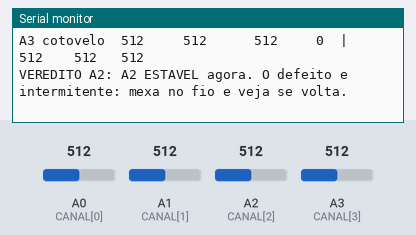
Bench run of a sketch on a simulated Arduino Uno, built with avr-gcc and run on an emulated ATmega328P. On the bench: the last lines printed to the serial monitor. The inputs (shaded band) are chosen by the test bench; at power-on: A2 (CANAL[2]) = 512, A0 (CANAL[0]) = 512, A1 (CANAL[1]) = 512, A3 (CANAL[3]) = 512.

Above: at 1.6 s.
1.7 s: A2 (CANAL[2]) set to 960
At 3.9 s:
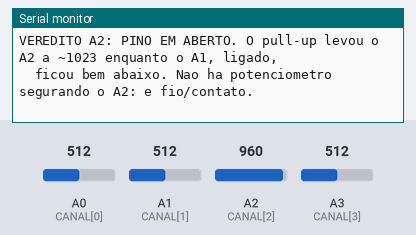
4.2 s: A0 (CANAL[0]) set to 716
5.7 s: A1 (CANAL[1]) set to 716
7.2 s: A3 (CANAL[3]) set to 716
8.7 s: A2 (CANAL[2]) set to 941
At 9.7 s:
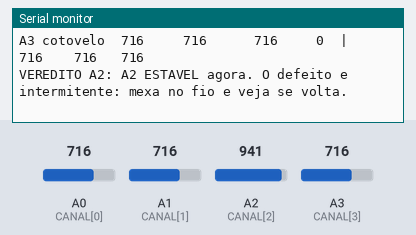
10.2 s: A0 (CANAL[0]) set to 960
Timing chart, 0 to 12.7 s (numbered marks = the images above; inputs shaded):
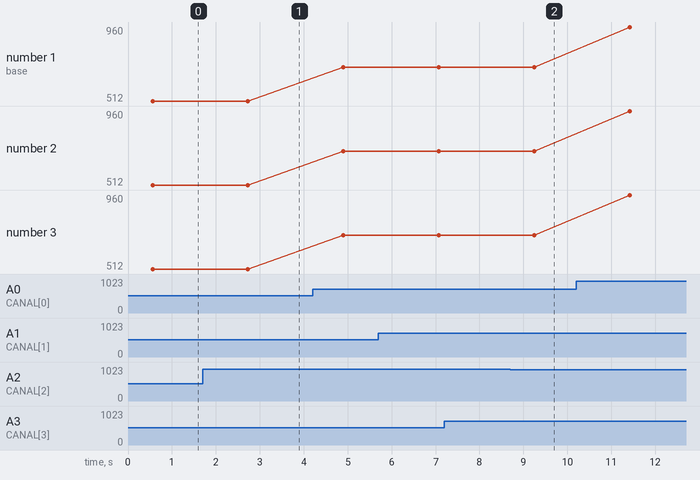

Measured:
- the behaviour switches between 951 and 950 on A2 (CANAL[2]) (found by bisection; images 1 and 2)
- after the input at 1.7 s, the serial monitor: prints a new line after 1.0 s (image 1)
- after the input at 8.7 s, the serial monitor: prints a new line after 0.56 s (image 2)
- plotted number 1: 512 → 716 after the input at 4.2 s, 716 → 960 after the input at 10.2 s
- plotted number 2: 512 → 716 after the input at 4.2 s, 716 → 960 after the input at 10.2 s
- plotted number 3: 512 → 716 after the input at 4.2 s, 716 → 960 after the input at 10.2 s

The sketch:

teste_a2.ino
```cpp
/*
 * ============================================================================
 *  TESTE DO CANAL A2 — Braço Robótico 4 GDL   (diagnóstico, 20/11/2026)
 *
 *  PERGUNTA QUE ELE RESPONDE
 *  O eixo da garra (A2) lê lixo com a alavanca solta: passeia ~±130 counts em
 *  torno de ~510, que é justamente o valor do canal lido logo antes (A3). Duas
 *  explicações possíveis, e elas pedem conserto em lugares opostos:
 *
 *   (a) ARTEFATO DO MULTIPLEXADOR (software): o ADC do AVR tem UM conversor e
 *       um capacitor de amostragem (~14 pF) compartilhado por todos os canais.
 *       Ao trocar de canal, esse capacitor ainda carrega a tensão do canal
 *       anterior; se a fonte tiver impedância alta, a conversão sai puxada para
 *       o valor antigo. Conserto: leitura-fantasma (ler e descartar) ou média.
 *
 *   (b) PINO EM ABERTO (hardware): sem nada ligado, o pino flutua e guarda a
 *       carga da conversão anterior — produz exatamente o mesmo sintoma.
 *
 *  COMO DISTINGUIR, SEM TOCAR EM NADA
 *  Ligando o PULL-UP INTERNO do pino (~36 kohm para o 5V):
 *    - potenciômetro de 10 k ligado: o divisor puxa pouco. A leitura sobe
 *      algumas dezenas de counts e VOLTA na hora quando o pull-up desliga.
 *    - pino em aberto: nada segura o pino, ele crava perto de 1023 e, ao
 *      desligar o pull-up, cai devagar (a carga escoa sozinha).
 *  O A1 (ombro), que está comprovadamente bom, serve de controle: os dois
 *  canais passam pelo mesmo teste e as colunas são comparadas lado a lado.
 *
 *  O QUE ELE NÃO FAZ
 *  Não toca em NENHUM pino de servo: nada é energizado e nada se move. O único
 *  movimento possível é o tranco de ~1 s da garra no reset da gravação, porque
 *  o D13 é o pino do LED da placa e o bootloader o pulsa como SCK.
 *  GRAVE COM A GARRA VAZIA.
 *
 *  Monitor Serial a 115200 bps. Imprime um bloco a cada 2 s. Não precisa de
 *  comando nenhum: é só olhar a tabela e ler o veredito na última linha.
 * ============================================================================
 */

const uint8_t CANAL[] = { A0, A1, A2, A3 };
const char*   NOME[]  = { "A0 base   ", "A1 ombro  ", "A2 GARRA  ", "A3 cotovelo" };
const uint8_t N = 4;

// leitura "crua", do jeito que o firmware faz: um analogRead logo depois do canal anterior
int leBruto(uint8_t ch) { return analogRead(ch); }

// leitura com descarte: a primeira conversão paga o tempo de carga do capacitor e é jogada fora
int leComDescarte(uint8_t ch) {
  analogRead(ch);
  delayMicroseconds(200);
  return analogRead(ch);
}

// média de 32 leituras, com o espalhamento (maior - menor) devolvido por referência
int leMedia(uint8_t ch, int &espalhamento) {
  long soma = 0; int menor = 1023, maior = 0;
  for (uint8_t k = 0; k < 32; k++) {
    int v = analogRead(ch);
    soma += v;
    if (v < menor) menor = v;
    if (v > maior) maior = v;
  }
  espalhamento = maior - menor;
  return soma / 32;
}

// o teste que decide: pull-up ligado, leitura; pull-up desligado, leitura imediata e depois de 20 ms
void testePullup(uint8_t ch, int &comPullup, int &logoApos, int &passados20ms) {
  pinMode(ch, INPUT_PULLUP);
  delay(10);
  comPullup = analogRead(ch);
  pinMode(ch, INPUT);          // volta a alta impedância (sem pull-up)
  delayMicroseconds(500);
  logoApos = analogRead(ch);
  delay(20);
  passados20ms = analogRead(ch);
}

void setup() {
  Serial.begin(115200);
  delay(400);
  Serial.println();
  Serial.println(F("================================================================"));
  Serial.println(F("  TESTE DO CANAL A2 - nenhum servo e energizado neste sketch"));
  Serial.println(F("  Deixe as alavancas SOLTAS. Um bloco a cada 2 s."));
  Serial.println(F("================================================================"));
  for (uint8_t i = 0; i < N; i++) pinMode(CANAL[i], INPUT);
}

void loop() {
  int bruto[N], descarte[N], media[N], espalha[N], pu[N], apos[N], ms20[N];

  for (uint8_t i = 0; i < N; i++) {
    bruto[i]    = leBruto(CANAL[i]);
    descarte[i] = leComDescarte(CANAL[i]);
    media[i]    = leMedia(CANAL[i], espalha[i]);
  }
  for (uint8_t i = 0; i < N; i++) testePullup(CANAL[i], pu[i], apos[i], ms20[i]);

  Serial.println();
  Serial.println(F("canal        bruto  descarte  media  espalha | pullup  solto  +20ms"));
  for (uint8_t i = 0; i < N; i++) {
    Serial.print(NOME[i]);  Serial.print(F("  "));
    Serial.print(bruto[i]);    Serial.print(F("     "));
    Serial.print(descarte[i]); Serial.print(F("      "));
    Serial.print(media[i]);    Serial.print(F("     "));
    Serial.print(espalha[i]);  Serial.print(F("  |  "));
    Serial.print(pu[i]);       Serial.print(F("    "));
    Serial.print(apos[i]);     Serial.print(F("   "));
    Serial.println(ms20[i]);
  }

  // ---- veredito automatico para o A2 (indice 2), com o A1 (indice 1) de controle
  Serial.print(F("VEREDITO A2: "));
  if (pu[2] > 950 && pu[1] < 800) {
    Serial.println(F("PINO EM ABERTO. O pull-up levou o A2 a ~1023 enquanto o A1, ligado,"));
    Serial.println(F("  ficou bem abaixo. Nao ha potenciometro segurando o A2: e fio/contato."));
  } else if (espalha[2] > 40 && espalha[1] <= 40 && pu[2] < 800) {
    Serial.println(F("POTENCIOMETRO LIGADO, mas leitura instavel."));
    Serial.println(F("  Se a coluna 'descarte'/'media' estabilizou, o ruido era do multiplexador"));
    Serial.println(F("  do ADC e se conserta no firmware (leitura-fantasma + media)."));
  } else if (espalha[2] <= 40) {
    Serial.println(F("A2 ESTAVEL agora. O defeito e intermitente: mexa no fio e veja se volta."));
  } else {
    Serial.println(F("inconclusivo - compare as colunas do A2 com as do A1 na tabela acima."));
  }
  delay(2000);
}
```
